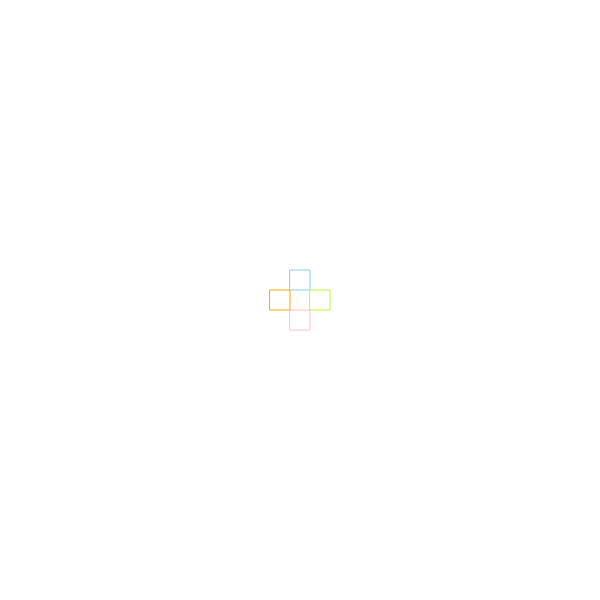
Frame 1 (no input)
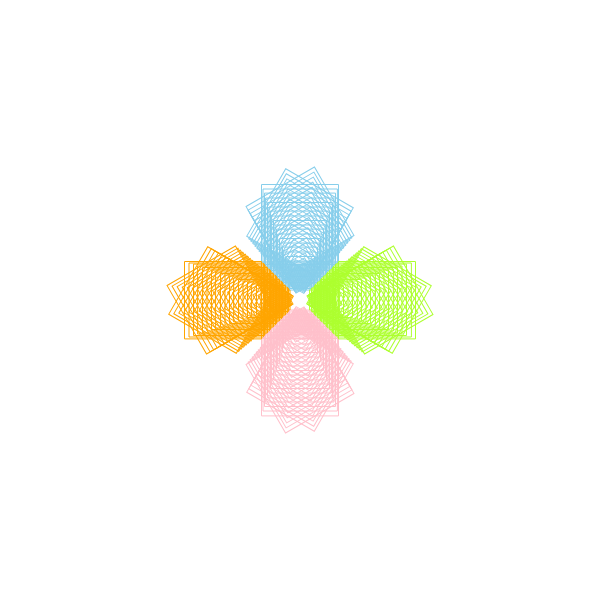
Frame 60 (no input)
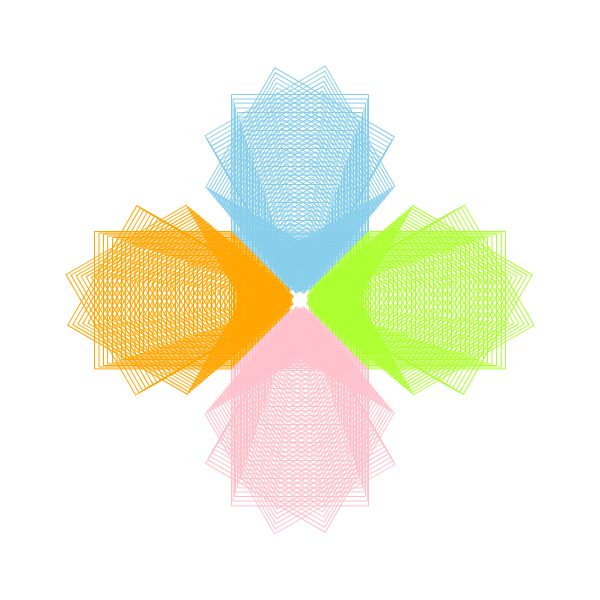
Frame 120 (the mouse pressed at the canvas centre since frame 60)

The p5.js sketch that drew these frames (run headless with seeded random() and noise() and a simulated clock; from frame 60 on, the mouse is pressed at the canvas centre):

// p5.js sketch
// ── sketch.js
var angle = 0;
var l = 20;

function setup() {
    createCanvas(600, 600);
    background(255);
}

function draw() {
    push();
    translate(width / 2, height / 2);
    rotate(radians(angle));
    vX = sin(radians(angle)) * l;
    vY = cos(radians(angle)) * l;
    hX = sin(radians(angle + 90)) * l;
    hY = cos(radians(angle + 90)) * l;

    noFill();
    strokeWeight(1);
    rectMode(CENTER);

    stroke("skyblue");
    rect(-vX, -vY, l, l);

    stroke("pink");
    rect(vX, vY, l, l);

    stroke("orange")
    rect(-hX, -hY, l, l);

    stroke("greenyellow")
    rect(hX, hY, l, l);

    pop();
    angle += 30;
    l += 1;
}
